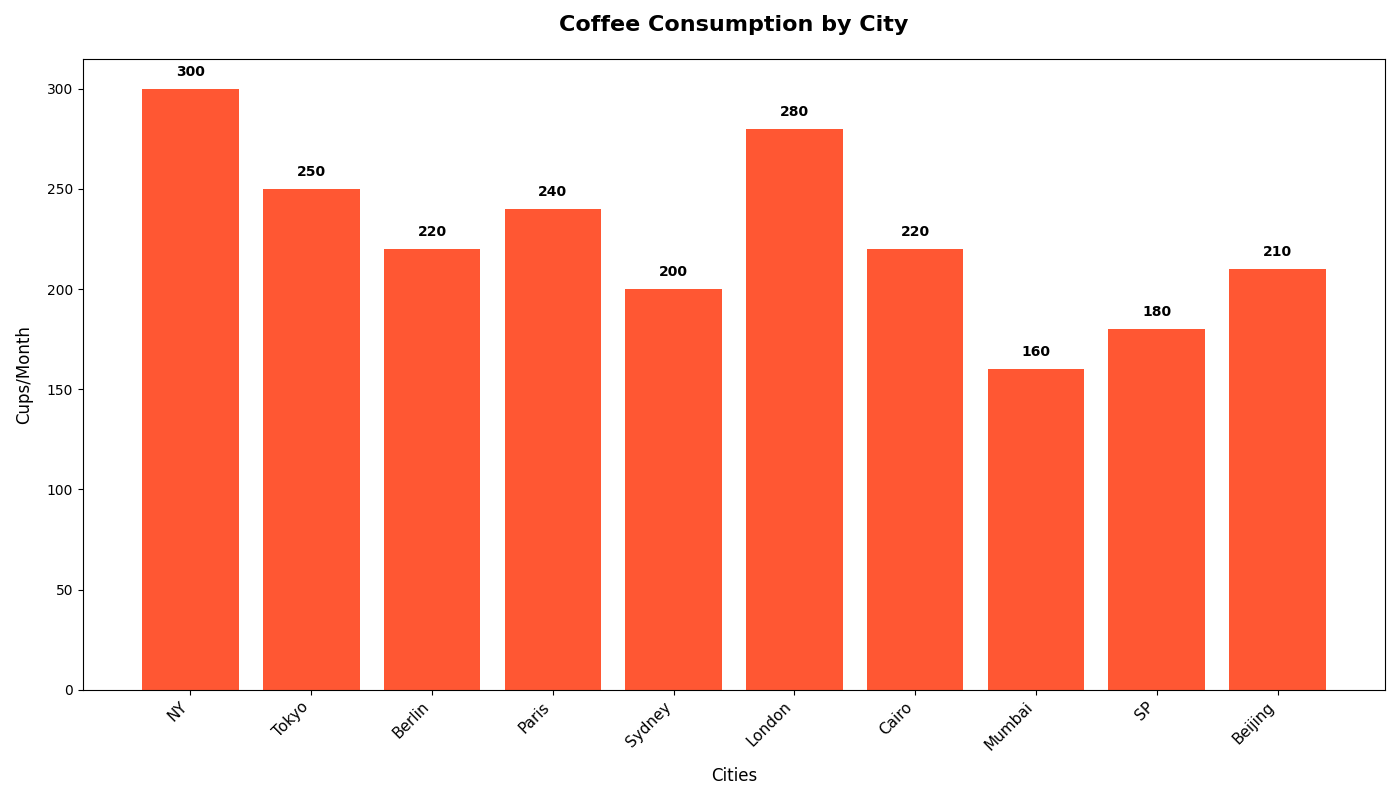

Generate this figure with Python:
import matplotlib.pyplot as plt

cities = ['NY', 'Tokyo', 'Berlin', 'Paris', 'Sydney', 'London', 'Cairo', 'Mumbai', 'SP', 'Beijing']
coffee_consumption = [300, 250, 220, 240, 200, 280, 220, 160, 180, 210]

fig, ax = plt.subplots(figsize=(14, 8))

single_color = '#FF5733'
bars = ax.bar(cities, coffee_consumption, color=single_color)

for bar, consumption in zip(bars, coffee_consumption):
    yval = bar.get_height()
    ax.text(bar.get_x() + bar.get_width() / 2, yval + 5, f'{consumption}', ha='center', va='bottom', fontsize=10, fontweight='bold', color='black')

ax.set_title('Coffee Consumption by City', fontsize=16, fontweight='bold', pad=20)
ax.set_xlabel('Cities', fontsize=12, labelpad=10)
ax.set_ylabel('Cups/Month', fontsize=12, labelpad=10)

ax.set_xticks(np.arange(len(cities)))
ax.set_xticklabels(cities, rotation=45, ha='right', fontsize=11)

plt.tight_layout()
plt.show()
